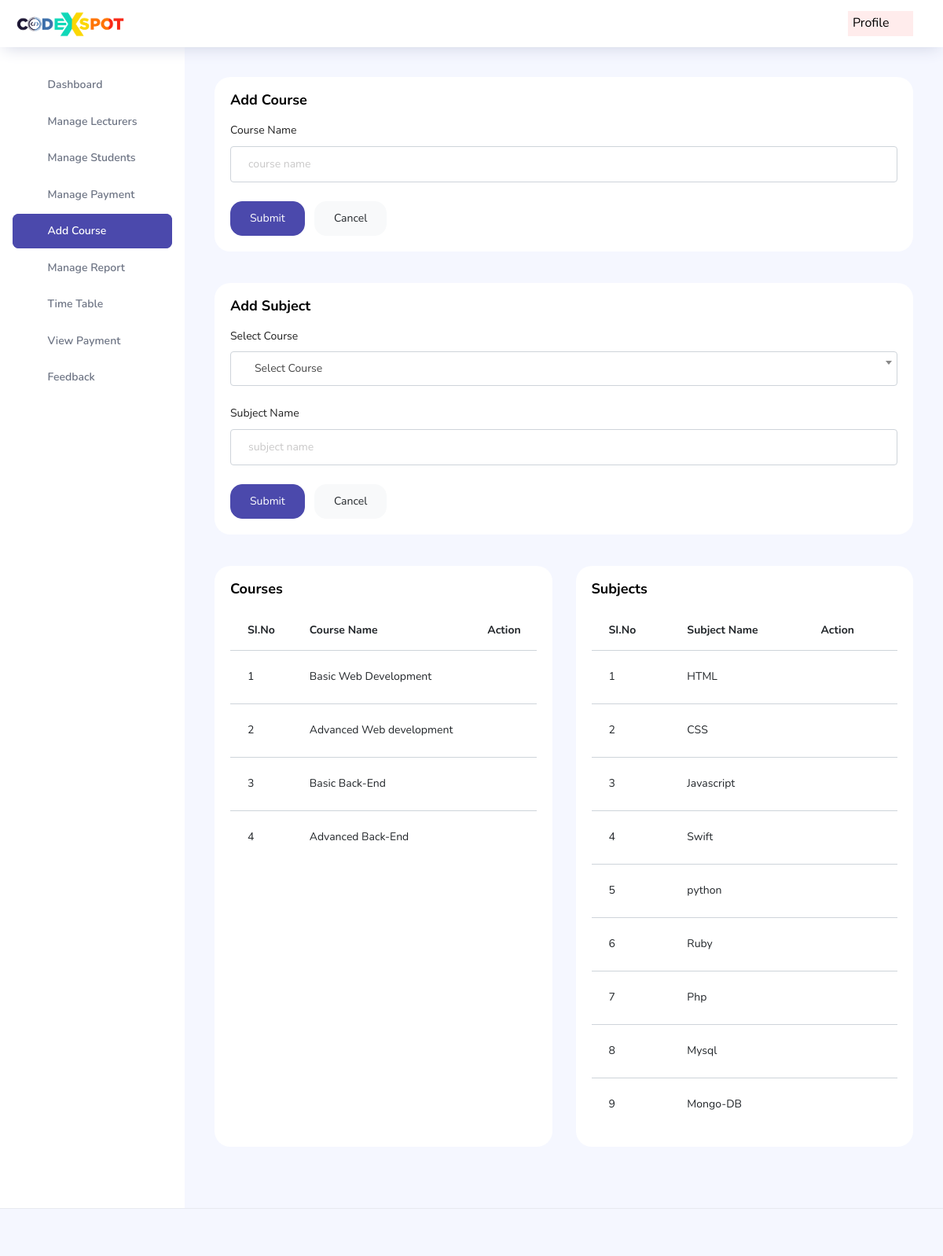
Screenshot of /Admin/managecategory.php with the database file from the repository.
### tables this page shows
CREATE TABLE `course` (
  `c_id` int(11) NOT NULL,
  `c_name` varchar(40) NOT NULL,
  `date` datetime NOT NULL DEFAULT current_timestamp(),
  `status` varchar(30) NOT NULL
);

CREATE TABLE `subject` (
  `s_id` int(11) NOT NULL,
  `c_id` int(11) NOT NULL,
  `s_name` varchar(40) NOT NULL,
  `date` datetime NOT NULL DEFAULT current_timestamp(),
  `status` varchar(30) NOT NULL
);

### Admin/app/Main.php (called while the page is built, shortened)
<?php
class Main {
    public function __construct(){
        try{
            $this->conn = new PDO(DB_TYPE.":host=".DB_SERVER.";dbname=".DB_DATABASE, DB_USER, DB_PASSWORD);
        }
        catch (PDOException $e){
            echo '<h3>Database Not Connected</h3>','<p>Please Check database connection before running this site ...</p>'; exit;
        }
    }
}

### Admin/app/Admin.php (called while the page is built, shortened)
<?php
class Admin extends Main
{
	public function ret($stmt){
		$stmt = $this->conn->prepare($stmt);
		$stmt->execute();
		return $stmt;
	}
}
?>

### Admin/managecategory.php (the view, shortened to what this page needs)
<?php
$admin=new Admin();?>
<!DOCTYPE html>
<html lang="en">
<head>
  <link rel="stylesheet" href="vendors/feather/feather.css">
  <link rel="stylesheet" href="vendors/ti-icons/css/themify-icons.css">
  <link rel="stylesheet" href="vendors/css/vendor.bundle.base.css">
  <link rel="stylesheet" href="https://cdn.jsdelivr.net/npm/bootstrap@4.0.0/dist/css/bootstrap.min.css">
  <link rel="stylesheet" href="vendors/select2/select2.min.css">
  <link rel="stylesheet" href="vendors/select2-bootstrap-theme/select2-bootstrap.min.css">
  <link rel="stylesheet" href="vendors/mdi/css/materialdesignicons.min.css">
  <link rel="stylesheet" href="vendors/select2/select2.min.css">
  <link rel="stylesheet" href="vendors/select2-bootstrap-theme/select2-bootstrap.min.css">
  <link rel="stylesheet" href="css/vertical-layout-light/style.css">
</head>
<body>
  <div class="container-scroller">
    <?php include 'header.php'?>
    <div class="container-fluid page-body-wrapper">
     <?php include 'sidebar.php'; ?>
      <div class="main-panel">
        <div class="content-wrapper">
          <div class="row">
          <div class="col-md-12 grid-margin stretch-card">
              <div class="card">
                <div class="card-body">
                  <h4 class="card-title">Add Course</h4>
                  <form class="forms-sample"action="controller/managecategory.php" method="POST" >
                    <div class="form-group">
                      <label for="exampleInputUsername1">Course Name</label>
                      <input type="text" name="c_name" class="form-control" required id="exampleInputUsername1" placeholder="course name">
                    </div>
                    <button type="submit" class="btn btn-primary mr-2" name="course">Submit</button>
                    <button class="btn btn-light">Cancel</button>
                  </form>
                </div>
              </div>
            </div>
          <div class="col-md-12 grid-margin stretch-card">
              <div class="card">
                <div class="card-body">
                  <h4 class="card-title">Add Subject</h4>
                  <form class="forms-sample"action="controller/managecategory.php" method="POST" >
                  <div class="form-group">
                    <label>Select Course</label>
                  </div>
                    <div class="form-group">
                      <label for="exampleInputUsername1">Subject Name</label>
                      <input type="text" name="s_name" class="form-control" required id="exampleInputUsername1" placeholder="subject name">
                    </div>
                    <button type="submit" class="btn btn-primary mr-2" name="subject">Submit</button>
                    <button class="btn btn-light">Cancel</button>
                  </form>
                </div>
              </div>
            </div>
             <div class="col-lg-6 grid-margin stretch-card">
              <div class="card">
                <div class="card-body">
                  <h4 class="card-title">Courses</h4>
                  <div class="table-responsive">
                    <table class="table table-hover">
                      <thead>
                        <tr>
                        <th>
                            SI.No
                          </th>
                          <th>
                            Course Name
                          </th>
                          <th>
                            Action
                          </th>
                        </tr>
                      </thead>
                      <tbody>
                      <?php
                      $i=1;
                          $stmt=$admin->ret("SELECT * FROM `course`");
                          while($row=$stmt->fetch(PDO::FETCH_ASSOC)){
                          ?>
                        <tr>
                          <td class="py-1">
                            <?php echo $i++?>
                          </td>
                          <td>
                           <?php echo $row['c_name'] ?>
                          </td>
                          <td> <a href="" data-toggle="modal" data-target="#exampleModal1<?php echo $row['c_id'] ?>" data-whatever="@mdo"><i class="mdi mdi-eye" style="font-size: 30px;color:green" ></i></a>
                       <a href="controller/deletecategory.php?c_id=<?php echo $row['c_id'] ?>"> <i class="mdi mdi-delete" style="font-size: 30px;color:red"></i></a></td>
                        </tr>
                        <?php } ?>
                      </tbody>
                    </table>
                  </div>
                </div>
              </div>
            </div>
            <div class="col-lg-6 grid-margin stretch-card">
              <div class="card">
                <div class="card-body">
                  <h4 class="card-title">Subjects</h4>
                  <div class="table-responsive">
                    <table class="table">
                      <thead>
                        <tr>
                        <th>
                            SI.No
                          </th>
                          <th>
                            Subject Name
                          </th>
                          <th>
                            Action
                          </th>
                        </tr>
                      </thead>
                      <tbody>
                      <?php
                      $i=1;
                          $stmt=$admin->ret("SELECT * FROM `subject`");
                          while($row=$stmt->fetch(PDO::FETCH_ASSOC)){
                          ?>
                        <tr>
                          <td class="py-1">
                            <?php echo $i++?>
                          </td>
                          <td>
                           <?php echo $row['s_name'] ?>
                          </td>
                          <td> <a href="" data-toggle="modal" data-target="#exampleModal<?php echo $row['s_id'] ?>" data-whatever="@mdo"><i class="mdi mdi-eye" style="font-size: 30px;color:green" ></i></a>
                       <a href="controller/deletecategory.php?s_id=<?php echo $row['s_id'] ?>"> <i class="mdi mdi-delete" style="font-size: 30px;color:red"></i></a></td>
                        </tr>
                        <?php } ?>
                      </tbody>
                    </table>
                  </div>
                </div>
              </div>
            </div>
          </div>
        </div>
      </div>
          </div>
        </div>
        <footer class="footer">
        </footer>
</body>
</html>

### rows the page displays
course: c_name "Basic Web Development"
course: c_name "Advanced Web development"
course: c_name "Basic Back-End"
course: c_name "Advanced Back-End"
subject: s_name "HTML"
subject: s_name "CSS"
subject: s_name "Javascript"
subject: s_name "Swift"
subject: s_name "python"
subject: s_name "Ruby"
subject: s_name "Php"
subject: s_name "Mysql"
subject: s_name "Mongo-DB"
